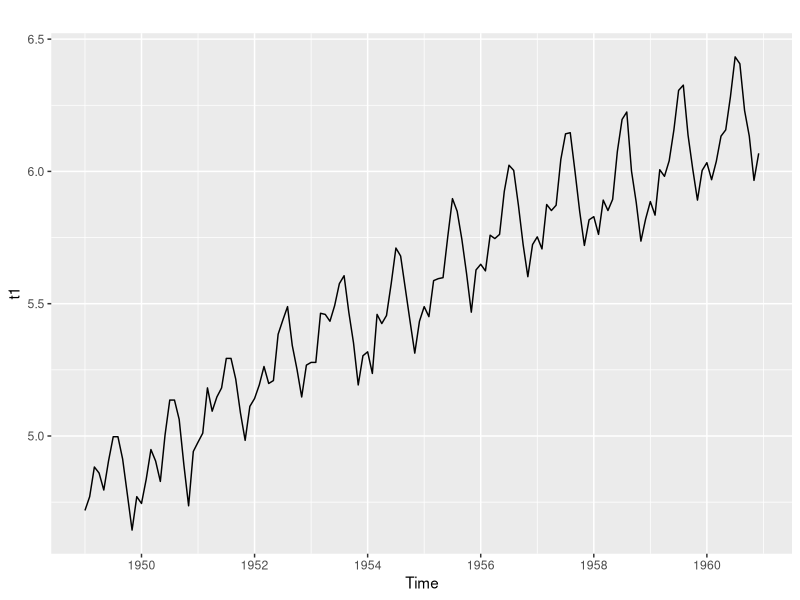
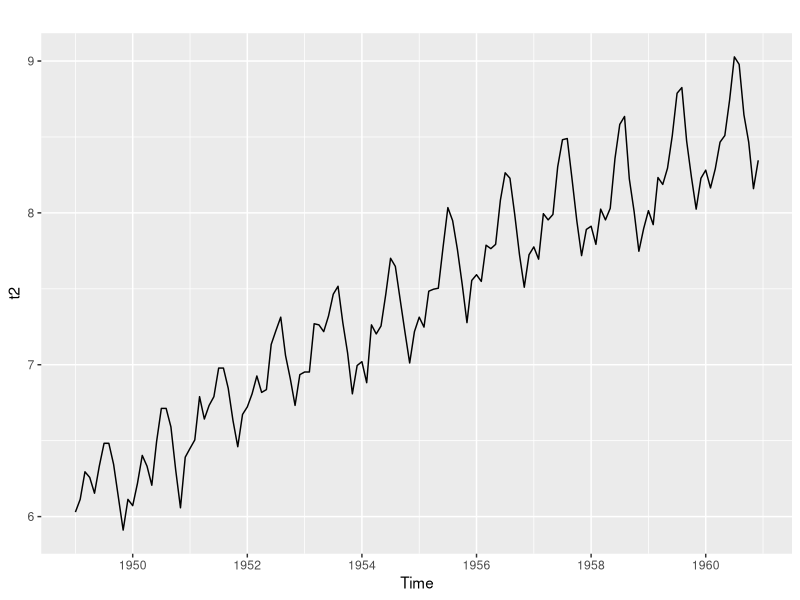
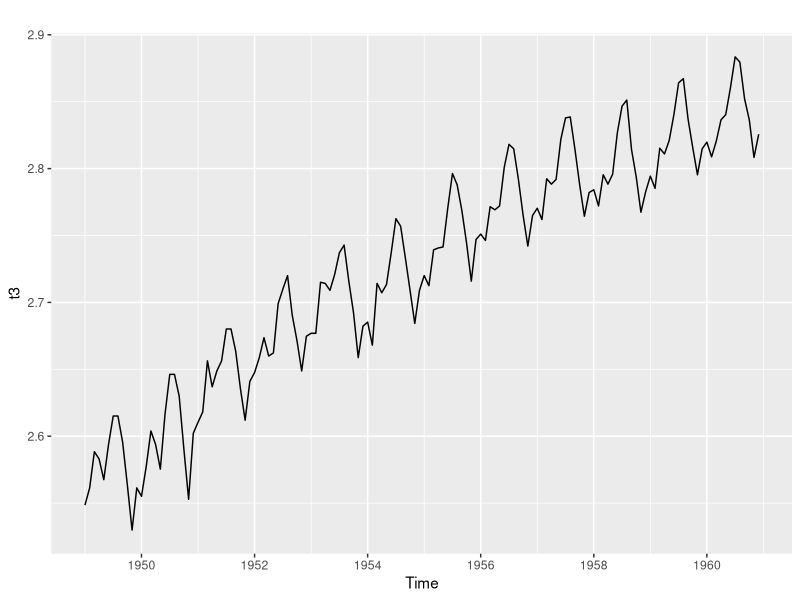
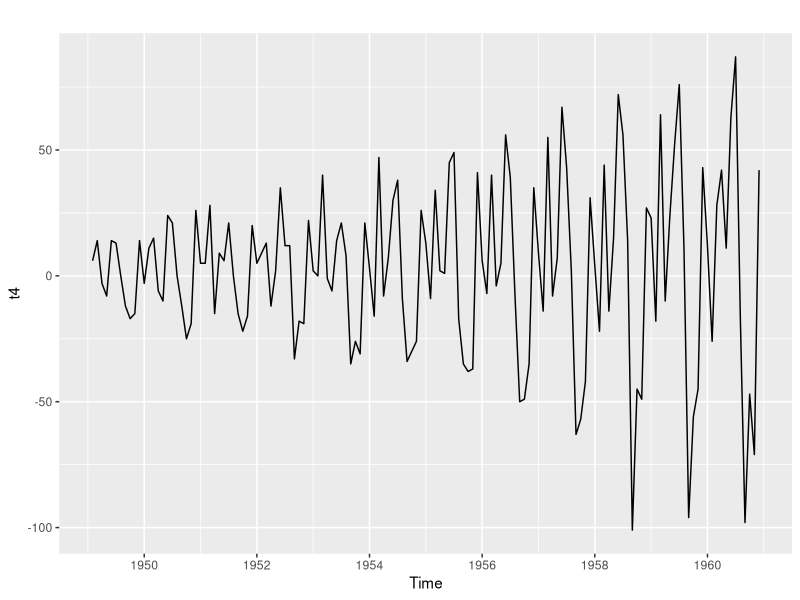
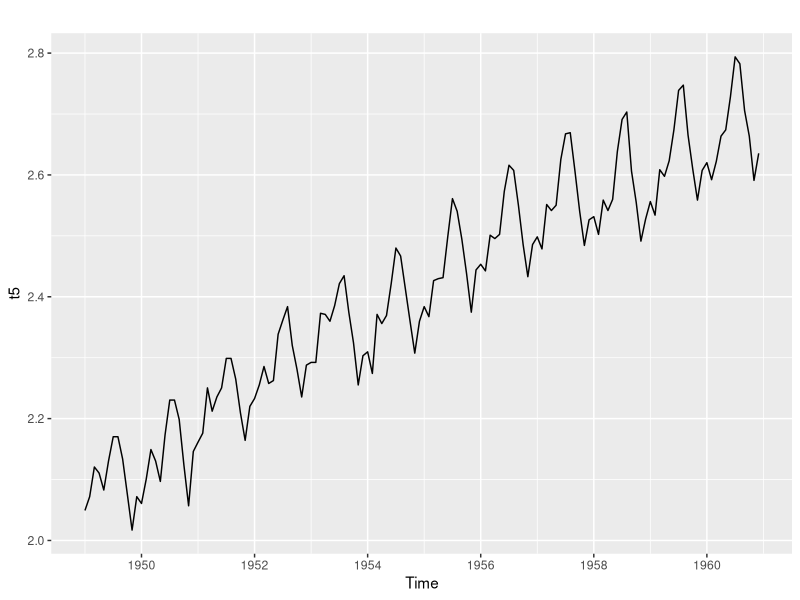
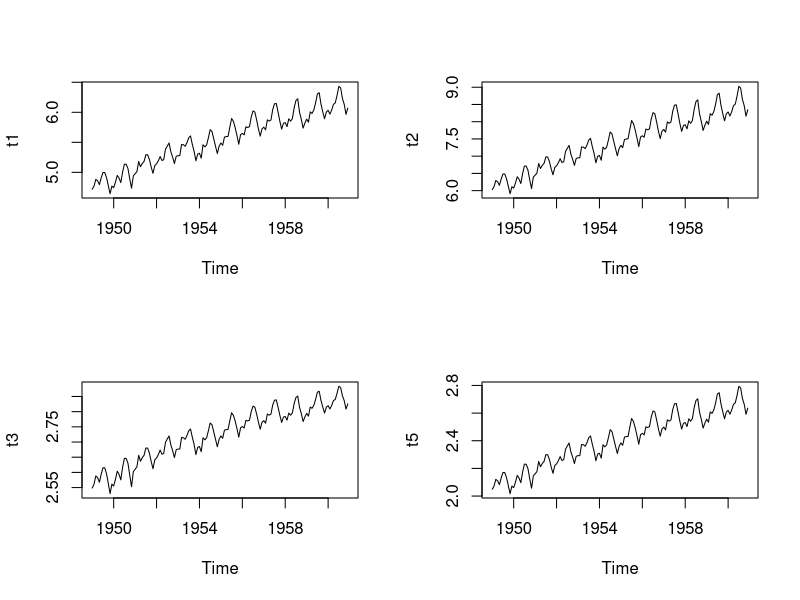

The R source for these figures, in order:
#Series temporais e analises preditivas - Fernando Amaral
library(forecast)
library(ggplot2)

#lambda = 0, logaritmica 
t1 = BoxCox(AirPassengers,lambda =0 )
autoplot(t1)

#lambda = 0.34 
t2 = BoxCox(AirPassengers,lambda =.1 )
autoplot(t2)

#gera labda automático
lbd = BoxCox.lambda(AirPassengers)
print(lbd)
t3 = BoxCox(AirPassengers,lambda =lbd )
autoplot(t3)

#diferenciacao 
t4 = diff(AirPassengers)
autoplot(t4)

#logaritmica
t5 = log10(AirPassengers)
autoplot(t5)

split.screen( figs = c( 2, 2 ) )
screen(1)
plot(t1)
screen(2)
plot(t2)
screen(3)
plot(t3)
screen(4)
plot(t5)
close.screen( all = TRUE )




